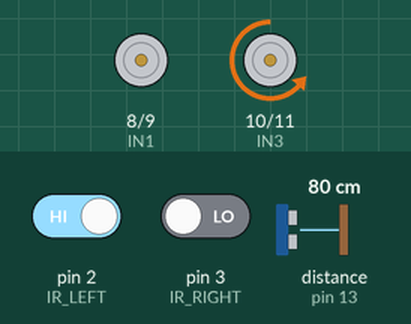
This sketch was run on a simulated Arduino Uno, built with avr-gcc and run on an emulated ATmega328P. On the bench: motor-driver pin pairs drawn as motors (green arrow = first pin HIGH = forward, orange = second pin HIGH = backward, longer = more drive). Wiring (inferred from the names in the program): ultrasonic range finder: trigger pin 12; echo pin 13. Inputs (shaded band) come from the test bench; at power-on: distance to the obstacle (sensor on pin 13) 80 cm, pin 2 (IR_LEFT) HIGH, pin 3 (IR_RIGHT) LOW. The echo pulse lasts 58.3 µs per cm.

Above: at 2.2 s.
2.3 s: distance to the obstacle (sensor on pin 13) set to 16 cm
4.0 s: distance to the obstacle (sensor on pin 13) set to 12 cm
At 5.0 s:
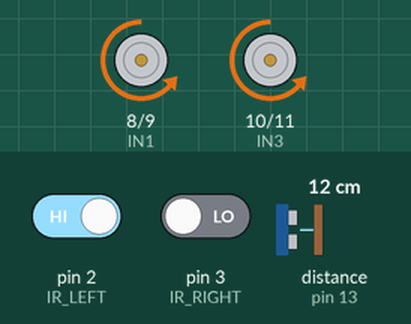
7.0 s: pin 2 (IR_LEFT) driven LOW
8.7 s: pin 3 (IR_RIGHT) driven HIGH
At 10.76 s:
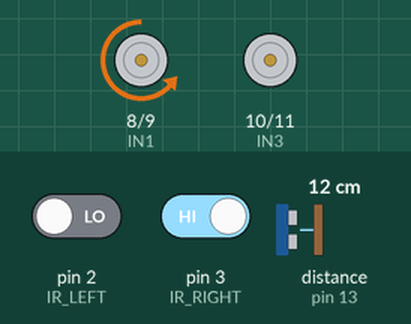
11.7 s: pin 3 (IR_RIGHT) driven LOW
At 13.0 s:
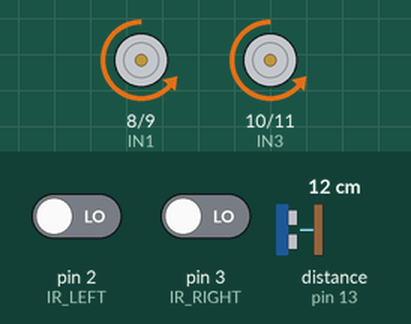
Timing chart, 0 to 14.3 s (numbered marks = the images above; inputs shaded):
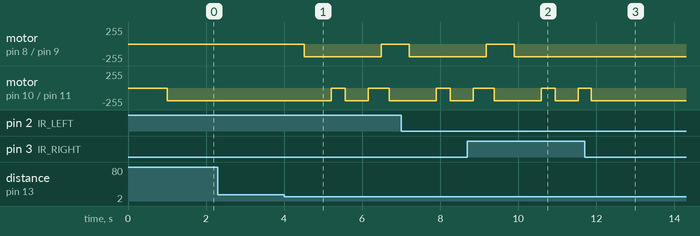

The sketch:

arduino_car.ino
```cpp
// ============================================================
//              VOITURE AUTONOME
//       SUIVI DE LIGNE + EVITEMENT OBSTACLE
// ============================================================


// ======================= PINS ================================

// L298N
#define IN1 8
#define IN2 9
#define IN3 10
#define IN4 11

// Capteurs IR
#define IR_LEFT  2
#define IR_RIGHT 3

// HC-SR04
#define TRIG_PIN 12
#define ECHO_PIN 13


// ===================== PARAMETRES =============================

// Vitesse normale
const int MOTOR_SPEED = 190;

// Distance de détection
const int OBSTACLE_DISTANCE = 13;


// ------------------------------------------------------------
// TEMPS DES 3 ROTATIONS
// ------------------------------------------------------------

const int turn_1_time = 510;   // 90° gauche
const int turn_2_time = 350;   // 90° droite
const int turn_3_time = 330;   // 90° droite


// ------------------------------------------------------------
// TEMPS DES 2 AVANCÉES
// ------------------------------------------------------------

const int forward_1_time = 700;
const int forward_2_time = 600;


// ============================================================
// SETUP
// ============================================================

void setup()
{
  pinMode(IN1, OUTPUT);
  pinMode(IN2, OUTPUT);
  pinMode(IN3, OUTPUT);
  pinMode(IN4, OUTPUT);

  pinMode(IR_LEFT, INPUT);
  pinMode(IR_RIGHT, INPUT);

  pinMode(TRIG_PIN, OUTPUT);
  pinMode(ECHO_PIN, INPUT);

  stopMotors();

  delay(1000);
}


// ============================================================
// LOOP
// ============================================================

void loop()
{
  long distance = getDistance();

  // ----------------------------------------------------------
  // OBSTACLE DETECTE
  // ----------------------------------------------------------

  if (distance <= OBSTACLE_DISTANCE)
  {
    avoidObstacle();
  }

  // ----------------------------------------------------------
  // PAS D'OBSTACLE
  // ----------------------------------------------------------

  else
  {
    followLine();
  }
}


// ============================================================
// SUIVI DE LIGNE
// ============================================================
//
// 0 0 = sol
// 1 1 = noir
//
// 0 1 = gauche sol / droite noir → DROITE
// 1 0 = gauche noir / droite sol → GAUCHE
//
// ============================================================

void followLine()
{
  int left = digitalRead(IR_LEFT);
  int right = digitalRead(IR_RIGHT);


  // ----------------------------------------------------------
  // SOL / SOL
  // ----------------------------------------------------------

  if (left == 0 && right == 0)
  {
    forward();
  }


  // ----------------------------------------------------------
  // NOIR / NOIR
  // ----------------------------------------------------------

  else if (left == 1 && right == 1)
  {
    forward();
  }


  // ----------------------------------------------------------
  // GAUCHE = SOL
  // DROITE = NOIR
  // → DROITE
  // ----------------------------------------------------------

  else if (left == 0 && right == 1)
  {
    turnRightLine();
  }


  // ----------------------------------------------------------
  // GAUCHE = NOIR
  // DROITE = SOL
  // → GAUCHE
  // ----------------------------------------------------------

  else if (left == 1 && right == 0)
  {
    turnLeftLine();
  }
}


// ============================================================
// AVANCER
// ============================================================

void forward()
{
  // Moteur gauche AVANT
  digitalWrite(IN1, LOW);
  analogWrite(IN2, MOTOR_SPEED);

  // Moteur droit AVANT
  digitalWrite(IN3, LOW);
  analogWrite(IN4, MOTOR_SPEED);
}


// ============================================================
// VIRAGE DROITE
// ============================================================

void turnRightLine()
{
  // Moteur gauche AVANT
  digitalWrite(IN1, LOW);
  analogWrite(IN2, MOTOR_SPEED);

  // Moteur droit STOP
  digitalWrite(IN3, LOW);
  digitalWrite(IN4, LOW);
}


// ============================================================
// VIRAGE GAUCHE
// ============================================================

void turnLeftLine()
{
  // Moteur gauche STOP
  digitalWrite(IN1, LOW);
  digitalWrite(IN2, LOW);

  // Moteur droit AVANT
  digitalWrite(IN3, LOW);
  analogWrite(IN4, MOTOR_SPEED);
}


// ============================================================
// ROTATION GAUCHE
// ============================================================
//
// Un seul moteur fonctionne afin d'éviter le problème
// de démarrage de la rotation sur place.
//
// ============================================================

void rotateLeft()
{
  // Moteur gauche STOP
  digitalWrite(IN1, LOW);
  digitalWrite(IN2, LOW);

  // Moteur droit AVANT
  digitalWrite(IN3, LOW);
  analogWrite(IN4, MOTOR_SPEED);
}


// ============================================================
// ROTATION DROITE
// ============================================================

void rotateRight()
{
  // Moteur gauche AVANT
  digitalWrite(IN1, LOW);
  analogWrite(IN2, MOTOR_SPEED);

  // Moteur droit STOP
  digitalWrite(IN3, LOW);
  digitalWrite(IN4, LOW);
}


// ============================================================
// STOP
// ============================================================

void stopMotors()
{
  digitalWrite(IN1, LOW);
  digitalWrite(IN2, LOW);

  digitalWrite(IN3, LOW);
  digitalWrite(IN4, LOW);
}


// ============================================================
// HC-SR04
// ============================================================

long getDistance()
{
  digitalWrite(TRIG_PIN, LOW);
  delayMicroseconds(2);

  digitalWrite(TRIG_PIN, HIGH);
  delayMicroseconds(10);

  digitalWrite(TRIG_PIN, LOW);

  long duration = pulseIn(ECHO_PIN, HIGH, 30000);

  if (duration == 0)
  {
    return 999;
  }

  return duration * 0.0343 / 2;
}


// ============================================================
// EVITEMENT D'OBSTACLE
// ============================================================
//
// NOUVELLE STRATEGIE:
//
// Obstacle détecté
//        ↓
// Tourner 90° GAUCHE
//        ↓
// Avancer
//        ↓
// Tourner 90° DROITE
//        ↓
// Avancer
//        ↓
// Tourner 90° DROITE
//        ↓
// Avancer jusqu'à retrouver la ligne
//
// ============================================================

void avoidObstacle()
{
  // ==========================================================
  // 1. TOURNER 90° À GAUCHE
  // ==========================================================

  rotateLeft();

  delay(turn_1_time);


  // ==========================================================
  // 2. AVANCER
  // ==========================================================

  forward();

  delay(forward_1_time);


  // ==========================================================
  // 3. TOURNER 90° À DROITE
  // ==========================================================

  rotateRight();

  delay(turn_2_time);


  // ==========================================================
  // 4. AVANCER
  // ==========================================================

  forward();

  delay(forward_2_time);


  // ==========================================================
  // 5. TOURNER 90° À DROITE
  // ==========================================================

  rotateRight();

  delay(turn_3_time);


  // ==========================================================
  // 6. AVANCER JUSQU'À RETROUVER LA LIGNE
  // ==========================================================

  findLine();
}


// ============================================================
// RETOUR AU RUBAN NOIR
// ============================================================

void findLine()
{
  // ----------------------------------------------------------
  // Avancer jusqu'à retrouver le noir
  // ----------------------------------------------------------

  forward();


  while (true)
  {
    int left = digitalRead(IR_LEFT);
    int right = digitalRead(IR_RIGHT);


    // --------------------------------------------------------
    // Un des deux capteurs détecte le noir
    // --------------------------------------------------------

    if (left == 1 || right == 1)
    {
      stopMotors();

      delay(200);

      return;
    }


    delay(20);
  }
}
```

Measured:
- the behaviour switches between 14 and 13 cm on distance to the obstacle (sensor on pin 13) (found by bisection; images 0 and 1)
- after the input at 2.3 s, every drawn part: stays the same
- after the input at 4.0 s, motor on pin 8 (IN1) / pin 9 (IN2): stopped → backward 190/255 after 0.51 s, → stopped 2.0 s later; motor on pin 10 (IN3) / pin 11 (IN4): backward 190/255 → stopped after 1.2 s, → backward 190/255 0.35 s later, → stopped 0.60 s later, → backward 190/255 0.53 s later
- after the input at 8.7 s, motor on pin 8 (IN1) / pin 9 (IN2): backward 190/255 → stopped after 0.48 s, → backward 190/255 0.71 s later
- after the input at 11.7 s, motor on pin 8 (IN1) / pin 9 (IN2): stays backward 190/255 (without the input it goes to stopped after 0.17 s)
